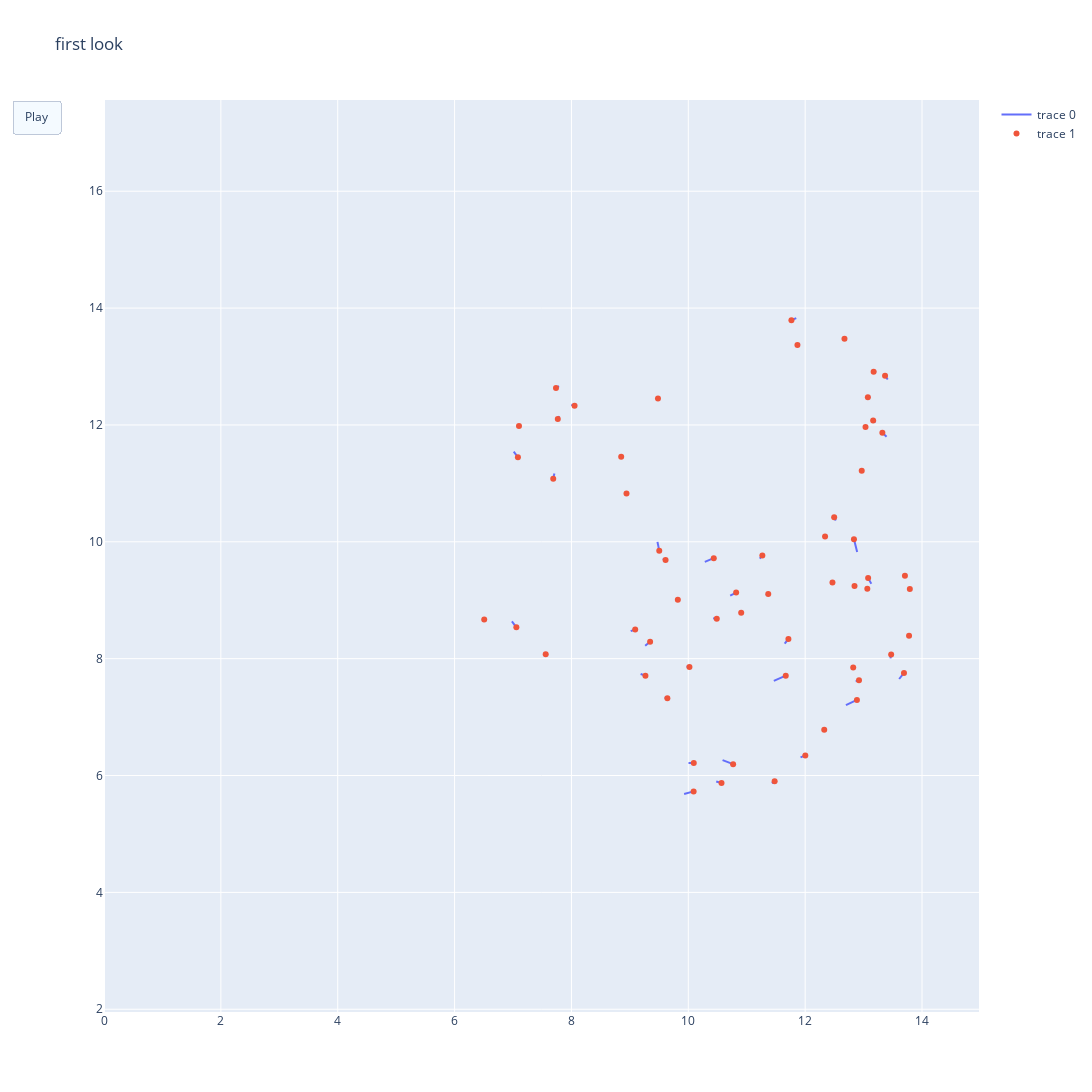

The notebook cell saved with this chart:
### Code cell
plot_timeline_with_direction(data,"first look",steps=range(0,100))

### Figure 1 — Plotly figure (JSON) as saved in the notebook; plotly's stock layout.template omitted (floating-point values rounded to 4 significant figures; data arrays with more than 128 entries replaced by an {"elided": "..."} marker saying what was removed)
{"data": [{"mode": "lines", "type": "scatter", "x": {"elided": "180 float values"}, "y": {"elided": "180 float values"}}, {"mode": "markers", "type": "scatter", "x": [9.503, 9.091, 7.735, 10.09, 12.47, 13.79, 11.67, 8.851, 11.37, 8.942, 9.611, 11.76, 10.57, 12.92, 12.97, 11.48, 12.5, 12.34, 7.057, 13.47, 13.17, 6.507, 10.09, 7.688, 7.766, 7.102, 9.481, 7.559, 13.37, 10.77, 10.82, 10.44, 13.71, 13.08, 12.67, 12.84, 11.27, 13.69, 12.89, 10.49, 13.32, 12.33, 12.0, 12.82, 13.03, 8.054, 13.16, 9.641, 9.266, 13.07, 9.346, 12.83, 13.06, 13.78, 10.02, 10.91, 9.821, 11.71, 7.084, 11.87], "y": [9.848, 8.5, 12.63, 5.728, 9.304, 9.192, 7.708, 11.46, 9.106, 10.83, 9.688, 13.79, 5.871, 7.631, 11.21, 5.9, 10.42, 10.09, 8.536, 8.072, 12.91, 8.671, 6.216, 11.08, 12.1, 11.98, 12.45, 8.076, 12.84, 6.194, 9.131, 9.721, 9.419, 9.378, 13.47, 9.243, 9.767, 7.757, 7.294, 8.682, 11.87, 6.785, 6.344, 7.849, 11.96, 12.33, 12.07, 7.323, 7.709, 12.47, 8.291, 10.04, 9.199, 8.391, 7.856, 8.786, 9.009, 8.336, 11.45, 13.37]}], "layout": {"height": 1200, "title": {"text": "first look"}, "updatemenus": [{"buttons": [{"args": [null], "label": "Play", "method": "animate"}], "type": "buttons"}], "width": 1200, "xaxis": {"constrain": "domain", "range": [0, 14.97]}, "yaxis": {"scaleanchor": "x", "scaleratio": 1}}}
